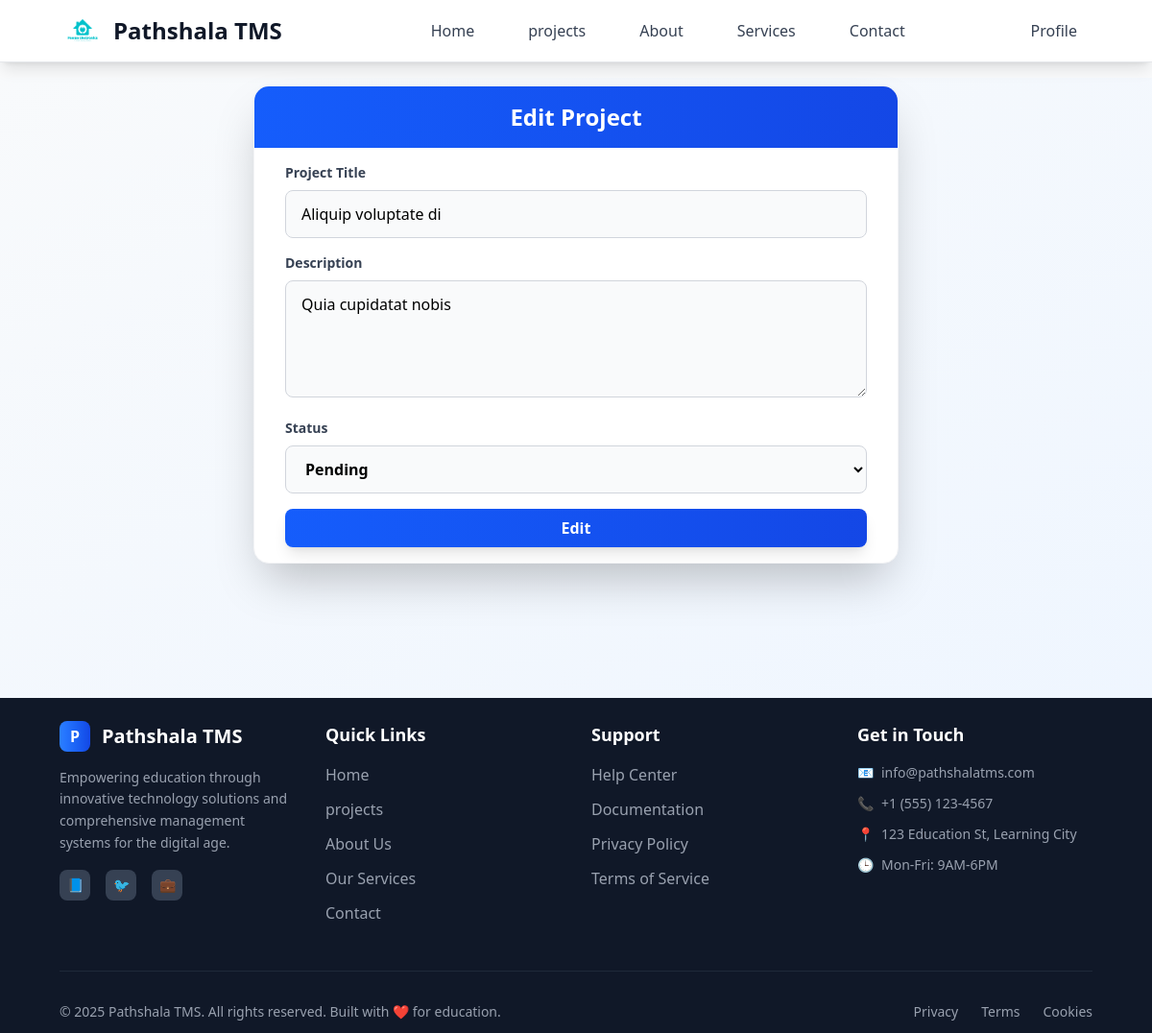
/employer/edit_project/3 (signed in), run on an earlier commit of the app's database.
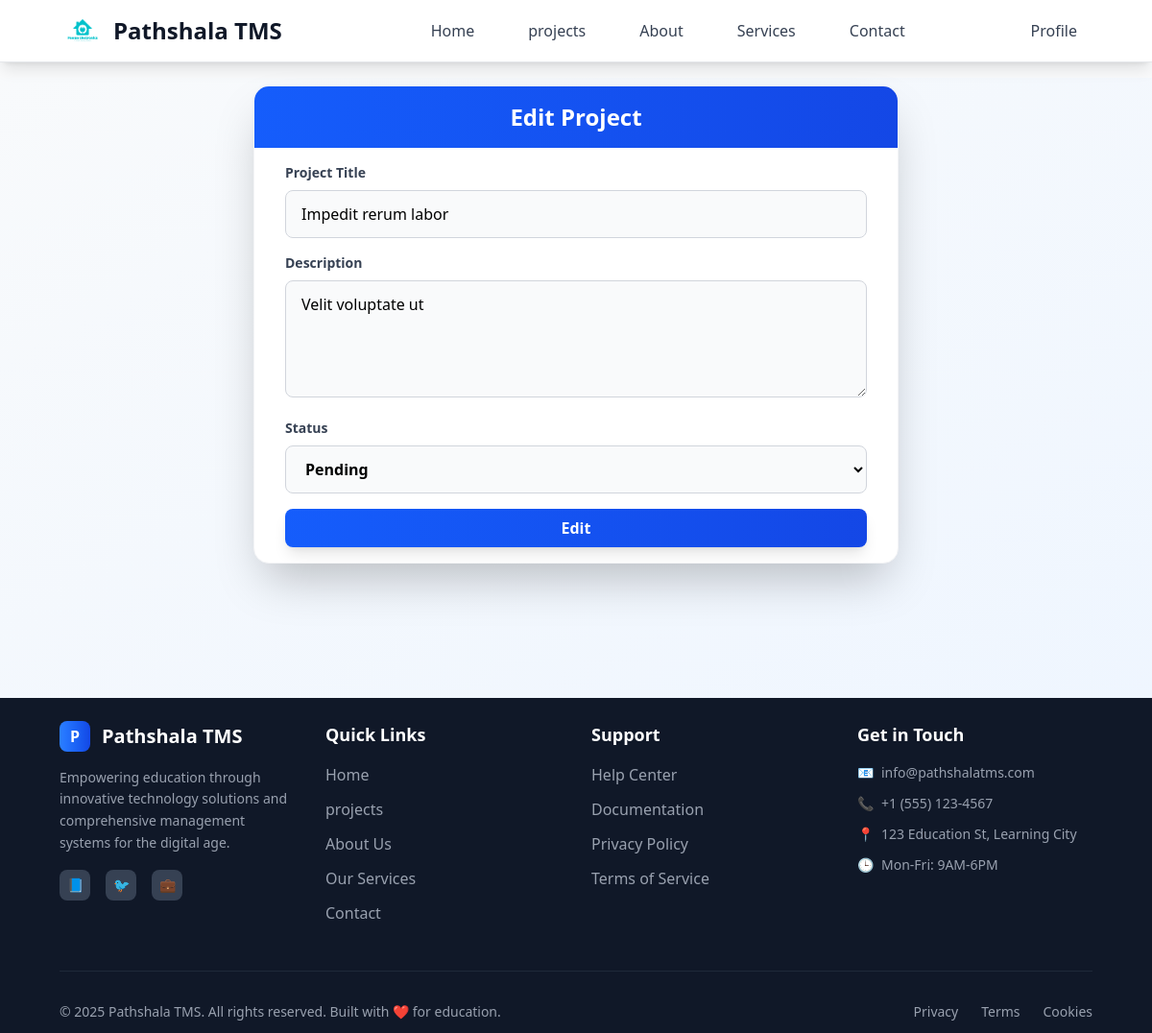
And on a later commit of the database.
### projects/models.py (models this page shows, shortened)
class Project(models.Model):
    class StatusOption(models.TextChoices):
        PENDING="Pending","Pending"
        IN_PROGRESS= "In progress","In progress"
        COMPLETED="Completed","completed"
        CANCELED= "Canceled","canceled"
    title=models.CharField(max_length=25)
    description=models.TextField( max_length=50 ,blank=True )
    user=models.ForeignKey(User,on_delete=models.CASCADE)
    created_at=models.DateTimeField( editable=False, auto_now_add=True)
    status=models.CharField(choices=StatusOption,default=StatusOption.PENDING)
    update_at=models.DateTimeField( auto_now=True, null=True, blank=True,editable=False)

### projects/views.py (the view)
# urls.py: path("edit_project/<int:id>", editProjectDetailsPage),
@login_required(login_url="/login")
def editProjectDetailsPage( request,id):
    project=get_object_or_404(Project,pk=id)
    if request.user.profile.role== 'employer':
        return render (request,"pages/employer/project/edit_project.html",{"project":project })
    else:
        return redirect('/employee/projects')

### templates/pages/employer/project/edit_project.html (shortened to what this page needs)
{% extends 'layouts/main.html' %} {% block content %}
<div class="flex items-center justify-center p-2 my-4">
  <div class="w-full max-w-2xl">
    <form
      method="POST"
      action="/employer/update_project/{{project.id}}"
      enctype="multipart/form-data"
      class="bg-white shadow-2xl rounded-2xl border border-gray-100 overflow-hidden"
    >
      <div
        class="bg-gradient-to-r from-blue-600 to-blue-700 px-8 py-4 text-center"
      >
        <h2 class="text-2xl font-bold text-white">Edit Project</h2>
      </div>
      <div class="px-8 py-4 space-y-4">
        <div class="space-y-2">
          <label for="title" class="block text-sm font-semibold text-gray-700"
            >Project Title</label
          >
          <input
            type="text"
            id="title"
            name="title"
            value="{{ project.title }}"
            class="w-full px-4 py-3 border border-gray-300 rounded-lg focus:ring-2 focus:ring-blue-500 focus:border-blue-500 transition-colors duration-200 bg-gray-50 focus:bg-white"
            placeholder="Enter Title"
            required
          />
        </div>
        <div class="space-y-2">
          <label
            for="description"
            class="block text-sm font-semibold text-gray-700"
            >Description</label
          >
          <textarea
            type="text"
            rows="4"
            id="description"
            name="description"
            class="w-full px-4 py-3 border border-gray-300 rounded-lg focus:ring-2 focus:ring-blue-500 focus:border-blue-500 transition-colors duration-200 bg-gray-50 focus:bg-white"
            placeholder="Enter description"
          >
{{ project.description }}</textarea
          >
        </div>
        <div class="space-y-2">
          <label for="status" class="block text-sm font-semibold text-gray-700"
            >Status</label
          >
          <select
            id="status"
            name="status"
            class="font-semibold w-full px-4 py-3 border border-gray-300 rounded-lg focus:ring-2 focus:ring-blue-500 focus:border-blue-500 transition-colors duration-200 bg-gray-50 focus:bg-white"
            required
          >
            <option value="Pending">Pending</option>
          </select>
        </div>
        <button
          type="submit"
          class="w-full bg-gradient-to-r from-blue-600 to-blue-700 text-white py-2 px-4 rounded-lg font-semibold hover:from-blue-700 hover:to-blue-800 focus:outline-none focus:ring-2 focus:ring-blue-500 focus:ring-offset-2 transition-all duration-200 shadow-lg hover:shadow-xl transform hover:-translate-y-0.5"
        >
          Edit
        </button>
      </div>
    </form>
  </div>
</div>
{% endblock %}

What changed in the data, as far as the page shows it:
changed Project: title "Aliquip voluptate di" → "Impedit rerum labor"; description "Quia cupidatat nobis" → "Velit voluptate ut"
